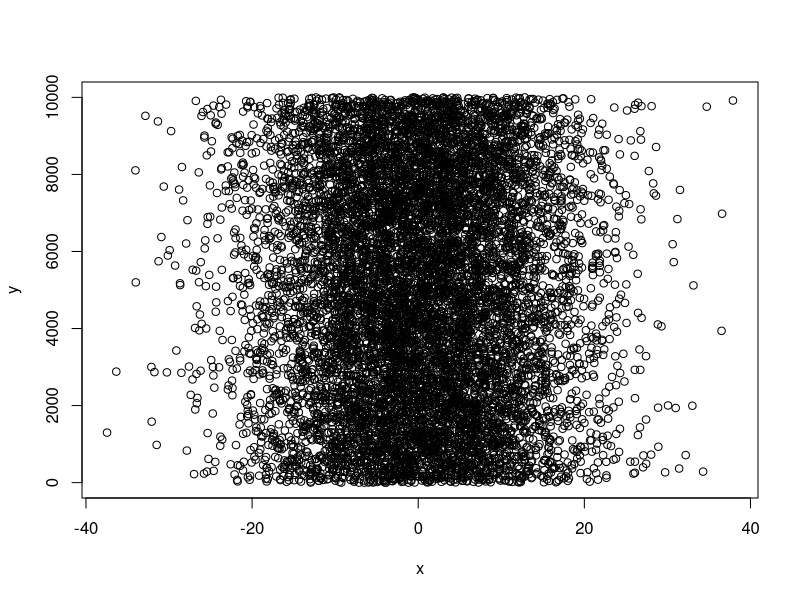
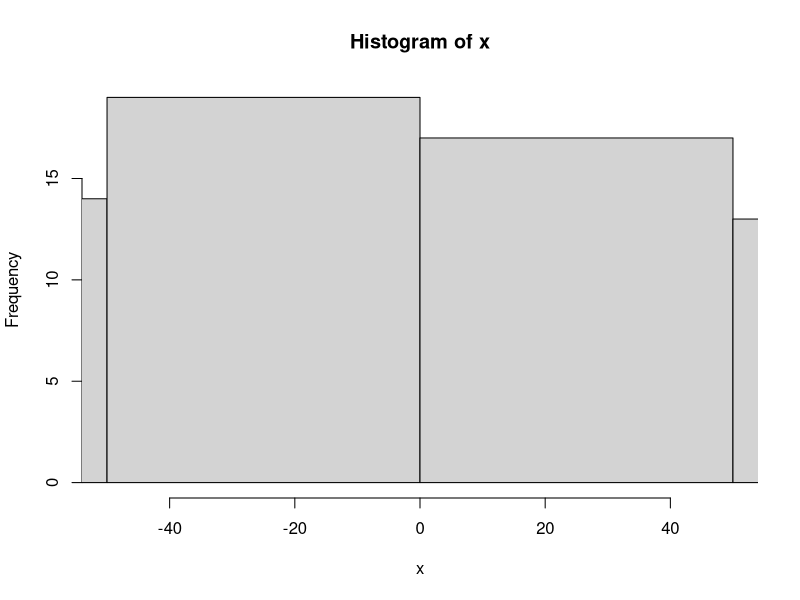
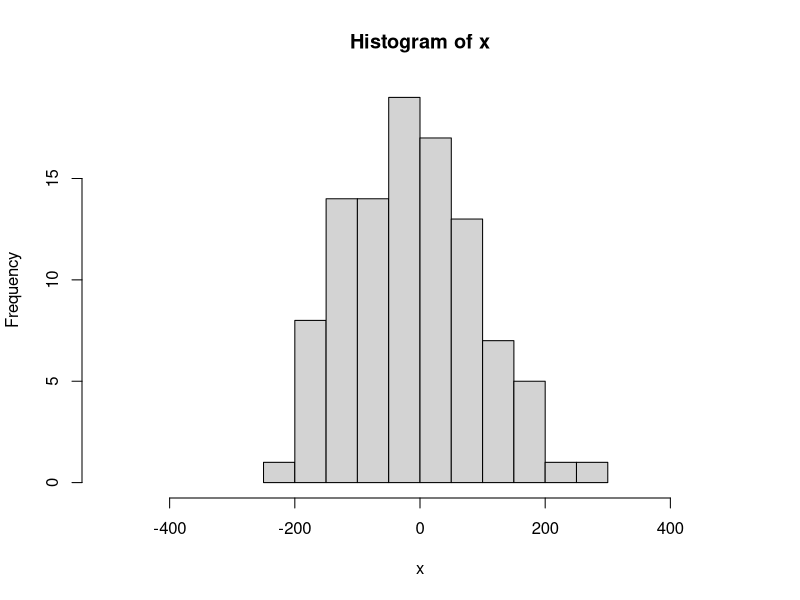

Reproduce these figures in R, in order.
## ---- chunk 1
4*4
## ---- chunk 2
(4+3*2^2)
## ---- chunk 3

x <- 2
x*3
y <- x * 3
y-2

## ---- chunk 4
y <- 67
print(y)

x <- 124
z <- (x*y)^2
print(z)
## ---- chunk 5
x <- "I Love"
print (x)
y <- "Biostatistics"
print (y)
z <- c(x,y)
print (z)
## ---- chunk 6
class(NA)
## ---- chunk 7
num <- c(0,1,2,NA,4)
mean(num)
mean(num, na.rm = TRUE)
is.na(num)
## ---- chunk 8
x <- c(2,3,4,2,1,2,4,5,10,8,9)
print(x)
x_plus <- x+1
print(x_plus)
## ---- chunk 9
seq_1 <- seq(0.0, 10.0, by = 0.1)
print(seq_1)
seq_2 <- seq(10.0, 0.0, by = -0.1)
print(seq_2)
## ---- chunk 10
seq_square <- (seq_2)*(seq_2)
print(seq_square)
## ---- chunk 11
seq_square_new <- (seq_2)^2
print(seq_square_new)
## ---- chunk 12
x <- rnorm (10000, 0, 10)
y <- sample (1:10000, 10000, replace = T)
xy <- cbind(x,y)
plot(x,y) 
## ---- chunk 13
x <-rnorm(100, 0, 100)
print (x)
hist(x, xlim = c(-50,50))
hist(x, xlim = c(-500,500))
